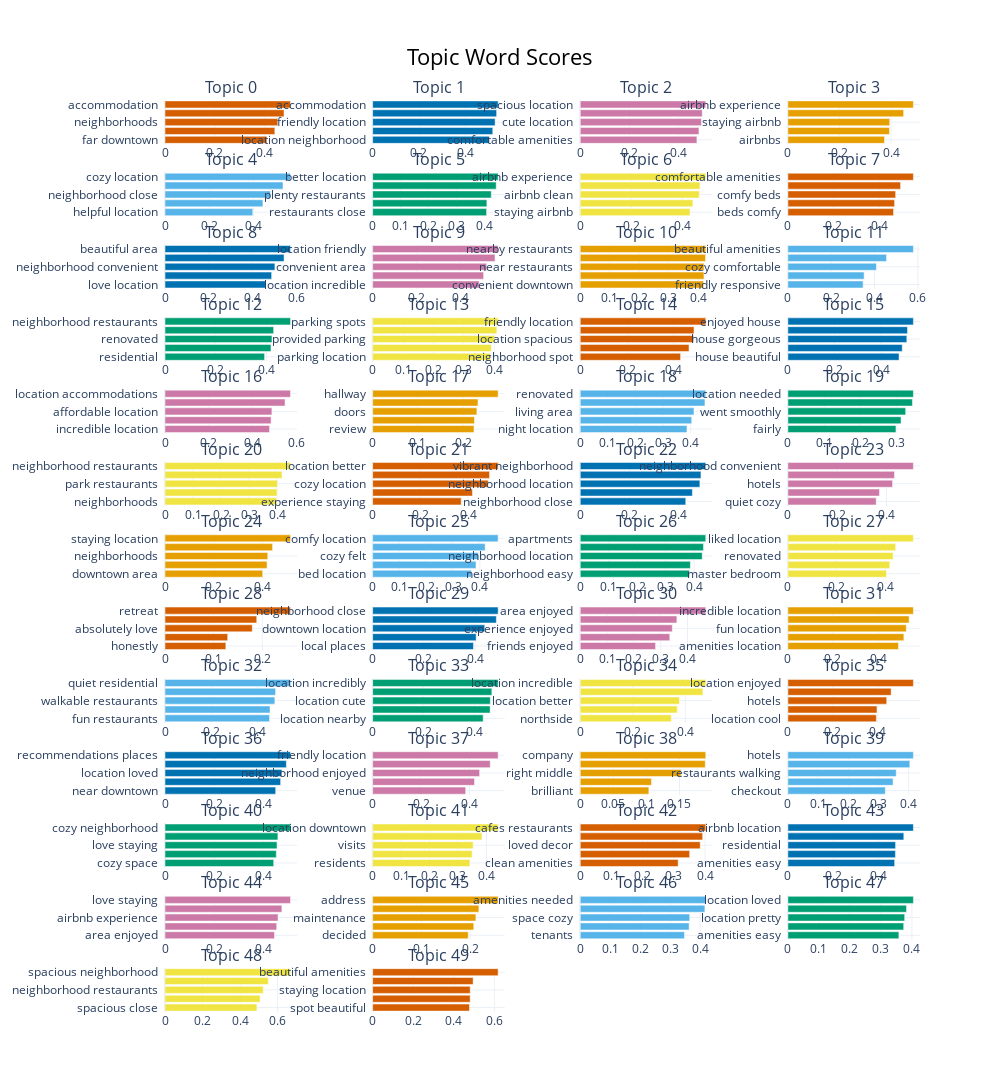

Source (notebook cell):
### Markdown cell above
Visualize words within each topic
- notice that the words are redundant across topics

### Code cell
topic_model.visualize_barchart(top_n_topics=50)

### Figure 1 — Plotly figure (JSON) as saved in the notebook; plotly's stock layout.template omitted (floating-point values rounded to 4 significant figures)
{"data": [{"marker": {"color": "#D55E00"}, "orientation": "h", "type": "bar", "x": [0.4083, 0.4401, 0.452, 0.4769, 0.503], "xaxis": "x", "y": ["far downtown  ", "neighborhood close  ", "neighborhoods  ", "residential  ", "accommodation  "], "yaxis": "y"}, {"marker": {"color": "#0072B2"}, "orientation": "h", "type": "bar", "x": [0.503, 0.5183, 0.5284, 0.535, 0.5415], "xaxis": "x2", "y": ["location neighborhood  ", "location friendly  ", "friendly location  ", "location house  ", "accommodation  "], "yaxis": "y2"}, {"marker": {"color": "#CC79A7"}, "orientation": "h", "type": "bar", "x": [0.4745, 0.4829, 0.4927, 0.4963, 0.5105], "xaxis": "x3", "y": ["comfortable amenities  ", "neighborhood location  ", "cute location  ", "location loved  ", "spacious location  "], "yaxis": "y3"}, {"marker": {"color": "#E69F00"}, "orientation": "h", "type": "bar", "x": [0.3749, 0.394, 0.3949, 0.4489, 0.4867], "xaxis": "x4", "y": ["airbnbs  ", "pleasure staying  ", "staying airbnb  ", "airbnb location  ", "airbnb experience  "], "yaxis": "y4"}, {"marker": {"color": "#56B4E9"}, "orientation": "h", "type": "bar", "x": [0.397, 0.4429, 0.4771, 0.5337, 0.5677], "xaxis": "x5", "y": ["helpful location  ", "downtown area  ", "neighborhood close  ", "cozy space  ", "cozy location  "], "yaxis": "y5"}, {"marker": {"color": "#009E73"}, "orientation": "h", "type": "bar", "x": [0.4086, 0.4096, 0.4254, 0.4431, 0.45], "xaxis": "x6", "y": ["restaurants close  ", "neighborhood close  ", "plenty restaurants  ", "easy location  ", "better location  "], "yaxis": "y6"}, {"marker": {"color": "#F0E442"}, "orientation": "h", "type": "bar", "x": [0.4301, 0.4412, 0.4664, 0.4688, 0.4917], "xaxis": "x7", "y": ["staying airbnb  ", "airbnb location  ", "airbnb clean  ", "airbnbs  ", "airbnb experience  "], "yaxis": "y7"}, {"marker": {"color": "#D55E00"}, "orientation": "h", "type": "bar", "x": [0.463, 0.4675, 0.4722, 0.4938, 0.55], "xaxis": "x8", "y": ["beds comfy  ", "location comfortable  ", "comfy beds  ", "spacious beds  ", "comfortable amenities  "], "yaxis": "y8"}, {"marker": {"color": "#0072B2"}, "orientation": "h", "type": "bar", "x": [0.4596, 0.4863, 0.5012, 0.5429, 0.5724], "xaxis": "x9", "y": ["love location  ", "location cute  ", "neighborhood convenient  ", "location accommodations  ", "beautiful area  "], "yaxis": "y9"}, {"marker": {"color": "#CC79A7"}, "orientation": "h", "type": "bar", "x": [0.4838, 0.504, 0.5178, 0.5557, 0.5699], "xaxis": "x10", "y": ["location incredible  ", "beautiful area  ", "convenient area  ", "friendly location  ", "location friendly  "], "yaxis": "y10"}, {"marker": {"color": "#E69F00"}, "orientation": "h", "type": "bar", "x": [0.4182, 0.4195, 0.4198, 0.4248, 0.4257], "xaxis": "x11", "y": ["convenient downtown  ", "restaurants area  ", "near restaurants  ", "location restaurants  ", "nearby restaurants  "], "yaxis": "y11"}, {"marker": {"color": "#56B4E9"}, "orientation": "h", "type": "bar", "x": [0.3473, 0.352, 0.4087, 0.4554, 0.5793], "xaxis": "x12", "y": ["friendly responsive  ", "responsive friendly  ", "cozy comfortable  ", "clean amenities  ", "beautiful amenities  "], "yaxis": "y12"}, {"marker": {"color": "#009E73"}, "orientation": "h", "type": "bar", "x": [0.3925, 0.4177, 0.4217, 0.4282, 0.4947], "xaxis": "x13", "y": ["residential  ", "quiet residential  ", "renovated  ", "cafe  ", "neighborhood restaurants  "], "yaxis": "y13"}, {"marker": {"color": "#F0E442"}, "orientation": "h", "type": "bar", "x": [0.3879, 0.3909, 0.4019, 0.4089, 0.4131], "xaxis": "x14", "y": ["parking location  ", "parking convenient  ", "provided parking  ", "plenty parking  ", "parking spots  "], "yaxis": "y14"}, {"marker": {"color": "#D55E00"}, "orientation": "h", "type": "bar", "x": [0.4285, 0.4645, 0.4842, 0.4857, 0.5359], "xaxis": "x15", "y": ["neighborhood spot  ", "cute area  ", "location spacious  ", "spacious location  ", "friendly location  "], "yaxis": "y15"}, {"marker": {"color": "#0072B2"}, "orientation": "h", "type": "bar", "x": [0.4773, 0.491, 0.5108, 0.5136, 0.5389], "xaxis": "x16", "y": ["house beautiful  ", "beautiful spacious  ", "house gorgeous  ", "beautiful house  ", "enjoyed house  "], "yaxis": "y16"}, {"marker": {"color": "#CC79A7"}, "orientation": "h", "type": "bar", "x": [0.4757, 0.4827, 0.4864, 0.5462, 0.5711], "xaxis": "x17", "y": ["incredible location  ", "terrific location  ", "affordable location  ", "location enjoyed  ", "location accommodations  "], "yaxis": "y17"}, {"marker": {"color": "#E69F00"}, "orientation": "h", "type": "bar", "x": [0.2236, 0.2246, 0.2301, 0.2324, 0.2769], "xaxis": "x18", "y": ["review  ", "floors  ", "doors  ", "air conditioning  ", "hallway  "], "yaxis": "y18"}, {"marker": {"color": "#56B4E9"}, "orientation": "h", "type": "bar", "x": [0.3862, 0.4035, 0.4116, 0.4514, 0.4543], "xaxis": "x19", "y": ["night location  ", "wicker park  ", "living area  ", "uptown  ", "renovated  "], "yaxis": "y19"}, {"marker": {"color": "#009E73"}, "orientation": "h", "type": "bar", "x": [0.2974, 0.3114, 0.3242, 0.3428, 0.3454], "xaxis": "x20", "y": ["fairly  ", "lot fun  ", "went smoothly  ", "phenomenal  ", "location needed  "], "yaxis": "y20"}, {"marker": {"color": "#F0E442"}, "orientation": "h", "type": "bar", "x": [0.3989, 0.3999, 0.4016, 0.4179, 0.4482], "xaxis": "x21", "y": ["neighborhoods  ", "amenities location  ", "park restaurants  ", "neighborhood location  ", "neighborhood restaurants  "], "yaxis": "y21"}, {"marker": {"color": "#D55E00"}, "orientation": "h", "type": "bar", "x": [0.3705, 0.4177, 0.4834, 0.4891, 0.5251], "xaxis": "x22", "y": ["experience staying  ", "kitchen area  ", "cozy location  ", "nearby restaurants  ", "location better  "], "yaxis": "y22"}, {"marker": {"color": "#0072B2"}, "orientation": "h", "type": "bar", "x": [0.4292, 0.4562, 0.4867, 0.491, 0.5106], "xaxis": "x23", "y": ["neighborhood close  ", "cozy close  ", "neighborhood location  ", "residential  ", "vibrant neighborhood  "], "yaxis": "y23"}, {"marker": {"color": "#CC79A7"}, "orientation": "h", "type": "bar", "x": [0.3582, 0.3715, 0.4245, 0.4325, 0.5091], "xaxis": "x24", "y": ["quiet cozy  ", "main street  ", "hotels  ", "options nearby  ", "neighborhood convenient  "], "yaxis": "y24"}, {"marker": {"color": "#E69F00"}, "orientation": "h", "type": "bar", "x": [0.4008, 0.4188, 0.4217, 0.4414, 0.5151], "xaxis": "x25", "y": ["downtown area  ", "location city  ", "neighborhoods  ", "lots amenities  ", "staying location  "], "yaxis": "y25"}, {"marker": {"color": "#56B4E9"}, "orientation": "h", "type": "bar", "x": [0.3689, 0.3856, 0.3944, 0.4197, 0.4682], "xaxis": "x26", "y": ["bed location  ", "amenities provided  ", "cozy felt  ", "affordable location  ", "comfy location  "], "yaxis": "y26"}, {"marker": {"color": "#009E73"}, "orientation": "h", "type": "bar", "x": [0.3836, 0.3866, 0.4283, 0.4327, 0.4408], "xaxis": "x27", "y": ["neighborhood easy  ", "comfortable kitchen  ", "neighborhood location  ", "space amenities  ", "apartments  "], "yaxis": "y27"}, {"marker": {"color": "#F0E442"}, "orientation": "h", "type": "bar", "x": [0.4056, 0.4189, 0.4324, 0.4431, 0.5159], "xaxis": "x28", "y": ["master bedroom  ", "beautiful space  ", "renovated  ", "location cool  ", "liked location  "], "yaxis": "y28"}, {"marker": {"color": "#D55E00"}, "orientation": "h", "type": "bar", "x": [0.1251, 0.1289, 0.1795, 0.1886, 0.258], "xaxis": "x29", "y": ["honestly  ", "worth money  ", "absolutely love  ", "couples  ", "retreat  "], "yaxis": "y29"}, {"marker": {"color": "#0072B2"}, "orientation": "h", "type": "bar", "x": [0.3934, 0.404, 0.4374, 0.4827, 0.4897], "xaxis": "x30", "y": ["local places  ", "outstanding location  ", "downtown location  ", "location better  ", "neighborhood close  "], "yaxis": "y30"}, {"marker": {"color": "#CC79A7"}, "orientation": "h", "type": "bar", "x": [0.2808, 0.3338, 0.3432, 0.3602, 0.4679], "xaxis": "x31", "y": ["friends enjoyed  ", "staycation  ", "experience enjoyed  ", "family enjoyed  ", "area enjoyed  "], "yaxis": "y31"}, {"marker": {"color": "#E69F00"}, "orientation": "h", "type": "bar", "x": [0.4906, 0.5145, 0.5254, 0.5378, 0.5568], "xaxis": "x32", "y": ["amenities location  ", "area beautiful  ", "fun location  ", "location amenities  ", "incredible location  "], "yaxis": "y32"}, {"marker": {"color": "#56B4E9"}, "orientation": "h", "type": "bar", "x": [0.4522, 0.4542, 0.4752, 0.4783, 0.543], "xaxis": "x33", "y": ["fun restaurants  ", "neighborhoods  ", "walkable restaurants  ", "residential  ", "quiet residential  "], "yaxis": "y33"}, {"marker": {"color": "#009E73"}, "orientation": "h", "type": "bar", "x": [0.4342, 0.4615, 0.4622, 0.4682, 0.493], "xaxis": "x34", "y": ["location nearby  ", "places location  ", "location cute  ", "location comfortable  ", "location incredibly  "], "yaxis": "y34"}, {"marker": {"color": "#F0E442"}, "orientation": "h", "type": "bar", "x": [0.3468, 0.3693, 0.3778, 0.4671, 0.4779], "xaxis": "x35", "y": ["northside  ", "location overall  ", "location better  ", "terrific location  ", "location incredible  "], "yaxis": "y35"}, {"marker": {"color": "#D55E00"}, "orientation": "h", "type": "bar", "x": [0.3934, 0.3961, 0.4394, 0.4591, 0.558], "xaxis": "x36", "y": ["location cool  ", "helpful location  ", "hotels  ", "better hotel  ", "location enjoyed  "], "yaxis": "y36"}, {"marker": {"color": "#0072B2"}, "orientation": "h", "type": "bar", "x": [0.4478, 0.4677, 0.4729, 0.4909, 0.5077], "xaxis": "x37", "y": ["near downtown  ", "restaurants area  ", "location loved  ", "location amenities  ", "recommendations places  "], "yaxis": "y37"}, {"marker": {"color": "#CC79A7"}, "orientation": "h", "type": "bar", "x": [0.3846, 0.4211, 0.4422, 0.486, 0.5187], "xaxis": "x38", "y": ["venue  ", "neighborhood beautiful  ", "neighborhood enjoyed  ", "location spacious  ", "friendly location  "], "yaxis": "y38"}, {"marker": {"color": "#E69F00"}, "orientation": "h", "type": "bar", "x": [0.1037, 0.1077, 0.1523, 0.189, 0.1897], "xaxis": "x39", "y": ["brilliant  ", "reccomend  ", "right middle  ", "10 stars  ", "company  "], "yaxis": "y39"}, {"marker": {"color": "#56B4E9"}, "orientation": "h", "type": "bar", "x": [0.3226, 0.3483, 0.3587, 0.4038, 0.4156], "xaxis": "x40", "y": ["checkout  ", "indoor  ", "restaurants walking  ", "pleasure staying  ", "hotels  "], "yaxis": "y40"}, {"marker": {"color": "#009E73"}, "orientation": "h", "type": "bar", "x": [0.4398, 0.4504, 0.4533, 0.4569, 0.5079], "xaxis": "x41", "y": ["cozy space  ", "location cozy  ", "love staying  ", "cozy location  ", "cozy neighborhood  "], "yaxis": "y41"}, {"marker": {"color": "#F0E442"}, "orientation": "h", "type": "bar", "x": [0.3418, 0.3497, 0.3533, 0.3841, 0.4411], "xaxis": "x42", "y": ["residents  ", "living dining  ", "visits  ", "uptown  ", "location downtown  "], "yaxis": "y42"}, {"marker": {"color": "#D55E00"}, "orientation": "h", "type": "bar", "x": [0.3137, 0.3505, 0.3843, 0.3922, 0.4021], "xaxis": "x43", "y": ["clean amenities  ", "decor location  ", "loved decor  ", "amenities like  ", "cafes restaurants  "], "yaxis": "y43"}, {"marker": {"color": "#0072B2"}, "orientation": "h", "type": "bar", "x": [0.4705, 0.4739, 0.4745, 0.5107, 0.553], "xaxis": "x44", "y": ["amenities easy  ", "residential area  ", "residential  ", "location accommodations  ", "airbnb location  "], "yaxis": "y44"}, {"marker": {"color": "#CC79A7"}, "orientation": "h", "type": "bar", "x": [0.4425, 0.4514, 0.4569, 0.4724, 0.5073], "xaxis": "x45", "y": ["area enjoyed  ", "comfortable house  ", "airbnb experience  ", "beautiful house  ", "love staying  "], "yaxis": "y45"}, {"marker": {"color": "#E69F00"}, "orientation": "h", "type": "bar", "x": [0.1959, 0.2072, 0.2115, 0.2176, 0.257], "xaxis": "x46", "y": ["decided  ", "reservation  ", "maintenance  ", "review  ", "address  "], "yaxis": "y46"}, {"marker": {"color": "#56B4E9"}, "orientation": "h", "type": "bar", "x": [0.3477, 0.3632, 0.3651, 0.4159, 0.4187], "xaxis": "x47", "y": ["tenants  ", "comfortable space  ", "space cozy  ", "neighborhood cute  ", "amenities needed  "], "yaxis": "y47"}, {"marker": {"color": "#009E73"}, "orientation": "h", "type": "bar", "x": [0.358, 0.3736, 0.3768, 0.3827, 0.4049], "xaxis": "x48", "y": ["amenities easy  ", "near downtown  ", "location pretty  ", "downtown area  ", "location loved  "], "yaxis": "y48"}, {"marker": {"color": "#F0E442"}, "orientation": "h", "type": "bar", "x": [0.4898, 0.5066, 0.5235, 0.5506, 0.6687], "xaxis": "x49", "y": ["spacious close  ", "amenities close  ", "neighborhood restaurants  ", "location nearby  ", "spacious neighborhood  "], "yaxis": "y49"}, {"marker": {"color": "#D55E00"}, "orientation": "h", "type": "bar", "x": [0.4772, 0.4806, 0.4809, 0.4952, 0.6185], "xaxis": "x50", "y": ["spot beautiful  ", "loved neighborhood  ", "staying location  ", "restaurants space  ", "beautiful amenities  "], "yaxis": "y50"}], "layout": {"annotations": [{"font": {"size": 16}, "showarrow": false, "text": "Topic 0", "x": 0.0875, "xanchor": "center", "xref": "paper", "y": 1.0, "yanchor": "bottom", "yref": "paper"}, {"font": {"size": 16}, "showarrow": false, "text": "Topic 1", "x": 0.3625, "xanchor": "center", "xref": "paper", "y": 1.0, "yanchor": "bottom", "yref": "paper"}, {"font": {"size": 16}, "showarrow": false, "text": "Topic 2", "x": 0.6375, "xanchor": "center", "xref": "paper", "y": 1.0, "yanchor": "bottom", "yref": "paper"}, {"font": {"size": 16}, "showarrow": false, "text": "Topic 3", "x": 0.9125, "xanchor": "center", "xref": "paper", "y": 1.0, "yanchor": "bottom", "yref": "paper"}, {"font": {"size": 16}, "showarrow": false, "text": "Topic 4", "x": 0.0875, "xanchor": "center", "xref": "paper", "y": 0.9207, "yanchor": "bottom", "yref": "paper"}, {"font": {"size": 16}, "showarrow": false, "text": "Topic 5", "x": 0.3625, "xanchor": "center", "xref": "paper", "y": 0.9207, "yanchor": "bottom", "yref": "paper"}, {"font": {"size": 16}, "showarrow": false, "text": "Topic 6", "x": 0.6375, "xanchor": "center", "xref": "paper", "y": 0.9207, "yanchor": "bottom", "yref": "paper"}, {"font": {"size": 16}, "showarrow": false, "text": "Topic 7", "x": 0.9125, "xanchor": "center", "xref": "paper", "y": 0.9207, "yanchor": "bottom", "yref": "paper"}, {"font": {"size": 16}, "showarrow": false, "text": "Topic 8", "x": 0.0875, "xanchor": "center", "xref": "paper", "y": 0.8414, "yanchor": "bottom", "yref": "paper"}, {"font": {"size": 16}, "showarrow": false, "text": "Topic 9", "x": 0.3625, "xanchor": "center", "xref": "paper", "y": 0.8414, "yanchor": "bottom", "yref": "paper"}, {"font": {"size": 16}, "showarrow": false, "text": "Topic 10", "x": 0.6375, "xanchor": "center", "xref": "paper", "y": 0.8414, "yanchor": "bottom", "yref": "paper"}, {"font": {"size": 16}, "showarrow": false, "text": "Topic 11", "x": 0.9125, "xanchor": "center", "xref": "paper", "y": 0.8414, "yanchor": "bottom", "yref": "paper"}, {"font": {"size": 16}, "showarrow": false, "text": "Topic 12", "x": 0.0875, "xanchor": "center", "xref": "paper", "y": 0.7621, "yanchor": "bottom", "yref": "paper"}, {"font": {"size": 16}, "showarrow": false, "text": "Topic 13", "x": 0.3625, "xanchor": "center", "xref": "paper", "y": 0.7621, "yanchor": "bottom", "yref": "paper"}, {"font": {"size": 16}, "showarrow": false, "text": "Topic 14", "x": 0.6375, "xanchor": "center", "xref": "paper", "y": 0.7621, "yanchor": "bottom", "yref": "paper"}, {"font": {"size": 16}, "showarrow": false, "text": "Topic 15", "x": 0.9125, "xanchor": "center", "xref": "paper", "y": 0.7621, "yanchor": "bottom", "yref": "paper"}, {"font": {"size": 16}, "showarrow": false, "text": "Topic 16", "x": 0.0875, "xanchor": "center", "xref": "paper", "y": 0.6828, "yanchor": "bottom", "yref": "paper"}, {"font": {"size": 16}, "showarrow": false, "text": "Topic 17", "x": 0.3625, "xanchor": "center", "xref": "paper", "y": 0.6828, "yanchor": "bottom", "yref": "paper"}, {"font": {"size": 16}, "showarrow": false, "text": "Topic 18", "x": 0.6375, "xanchor": "center", "xref": "paper", "y": 0.6828, "yanchor": "bottom", "yref": "paper"}, {"font": {"size": 16}, "showarrow": false, "text": "Topic 19", "x": 0.9125, "xanchor": "center", "xref": "paper", "y": 0.6828, "yanchor": "bottom", "yref": "paper"}, {"font": {"size": 16}, "showarrow": false, "text": "Topic 20", "x": 0.0875, "xanchor": "center", "xref": "paper", "y": 0.6036, "yanchor": "bottom", "yref": "paper"}, {"font": {"size": 16}, "showarrow": false, "text": "Topic 21", "x": 0.3625, "xanchor": "center", "xref": "paper", "y": 0.6036, "yanchor": "bottom", "yref": "paper"}, {"font": {"size": 16}, "showarrow": false, "text": "Topic 22", "x": 0.6375, "xanchor": "center", "xref": "paper", "y": 0.6036, "yanchor": "bottom", "yref": "paper"}, {"font": {"size": 16}, "showarrow": false, "text": "Topic 23", "x": 0.9125, "xanchor": "center", "xref": "paper", "y": 0.6036, "yanchor": "bottom", "yref": "paper"}, {"font": {"size": 16}, "showarrow": false, "text": "Topic 24", "x": 0.0875, "xanchor": "center", "xref": "paper", "y": 0.5243, "yanchor": "bottom", "yref": "paper"}, {"font": {"size": 16}, "showarrow": false, "text": "Topic 25", "x": 0.3625, "xanchor": "center", "xref": "paper", "y": 0.5243, "yanchor": "bottom", "yref": "paper"}, {"font": {"size": 16}, "showarrow": false, "text": "Topic 26", "x": 0.6375, "xanchor": "center", "xref": "paper", "y": 0.5243, "yanchor": "bottom", "yref": "paper"}, {"font": {"size": 16}, "showarrow": false, "text": "Topic 27", "x": 0.9125, "xanchor": "center", "xref": "paper", "y": 0.5243, "yanchor": "bottom", "yref": "paper"}, {"font": {"size": 16}, "showarrow": false, "text": "Topic 28", "x": 0.0875, "xanchor": "center", "xref": "paper", "y": 0.445, "yanchor": "bottom", "yref": "paper"}, {"font": {"size": 16}, "showarrow": false, "text": "Topic 29", "x": 0.3625, "xanchor": "center", "xref": "paper", "y": 0.445, "yanchor": "bottom", "yref": "paper"}, {"font": {"size": 16}, "showarrow": false, "text": "Topic 30", "x": 0.6375, "xanchor": "center", "xref": "paper", "y": 0.445, "yanchor": "bottom", "yref": "paper"}, {"font": {"size": 16}, "showarrow": false, "text": "Topic 31", "x": 0.9125, "xanchor": "center", "xref": "paper", "y": 0.445, "yanchor": "bottom", "yref": "paper"}, {"font": {"size": 16}, "showarrow": false, "text": "Topic 32", "x": 0.0875, "xanchor": "center", "xref": "paper", "y": 0.3657, "yanchor": "bottom", "yref": "paper"}, {"font": {"size": 16}, "showarrow": false, "text": "Topic 33", "x": 0.3625, "xanchor": "center", "xref": "paper", "y": 0.3657, "yanchor": "bottom", "yref": "paper"}, {"font": {"size": 16}, "showarrow": false, "text": "Topic 34", "x": 0.6375, "xanchor": "center", "xref": "paper", "y": 0.3657, "yanchor": "bottom", "yref": "paper"}, {"font": {"size": 16}, "showarrow": false, "text": "Topic 35", "x": 0.9125, "xanchor": "center", "xref": "paper", "y": 0.3657, "yanchor": "bottom", "yref": "paper"}, {"font": {"size": 16}, "showarrow": false, "text": "Topic 36", "x": 0.0875, "xanchor": "center", "xref": "paper", "y": 0.2864, "yanchor": "bottom", "yref": "paper"}, {"font": {"size": 16}, "showarrow": false, "text": "Topic 37", "x": 0.3625, "xanchor": "center", "xref": "paper", "y": 0.2864, "yanchor": "bottom", "yref": "paper"}, {"font": {"size": 16}, "showarrow": false, "text": "Topic 38", "x": 0.6375, "xanchor": "center", "xref": "paper", "y": 0.2864, "yanchor": "bottom", "yref": "paper"}, {"font": {"size": 16}, "showarrow": false, "text": "Topic 39", "x": 0.9125, "xanchor": "center", "xref": "paper", "y": 0.2864, "yanchor": "bottom", "yref": "paper"}, {"font": {"size": 16}, "showarrow": false, "text": "Topic 40", "x": 0.0875, "xanchor": "center", "xref": "paper", "y": 0.2071, "yanchor": "bottom", "yref": "paper"}, {"font": {"size": 16}, "showarrow": false, "text": "Topic 41", "x": 0.3625, "xanchor": "center", "xref": "paper", "y": 0.2071, "yanchor": "bottom", "yref": "paper"}, {"font": {"size": 16}, "showarrow": false, "text": "Topic 42", "x": 0.6375, "xanchor": "center", "xref": "paper", "y": 0.2071, "yanchor": "bottom", "yref": "paper"}, {"font": {"size": 16}, "showarrow": false, "text": "Topic 43", "x": 0.9125, "xanchor": "center", "xref": "paper", "y": 0.2071, "yanchor": "bottom", "yref": "paper"}, {"font": {"size": 16}, "showarrow": false, "text": "Topic 44", "x": 0.0875, "xanchor": "center", "xref": "paper", "y": 0.1278, "yanchor": "bottom", "yref": "paper"}, {"font": {"size": 16}, "showarrow": false, "text": "Topic 45", "x": 0.3625, "xanchor": "center", "xref": "paper", "y": 0.1278, "yanchor": "bottom", "yref": "paper"}, {"font": {"size": 16}, "showarrow": false, "text": "Topic 46", "x": 0.6375, "xanchor": "center", "xref": "paper", "y": 0.1278, "yanchor": "bottom", "yref": "paper"}, {"font": {"size": 16}, "showarrow": false, "text": "Topic 47", "x": 0.9125, "xanchor": "center", "xref": "paper", "y": 0.1278, "yanchor": "bottom", "yref": "paper"}, {"font": {"size": 16}, "showarrow": false, "text": "Topic 48", "x": 0.0875, "xanchor": "center", "xref": "paper", "y": 0.04852, "yanchor": "bottom", "yref": "paper"}, {"font": {"size": 16}, "showarrow": false, "text": "Topic 49", "x": 0.3625, "xanchor": "center", "xref": "paper", "y": 0.04852, "yanchor": "bottom", "yref": "paper"}], "height": 3250, "hoverlabel": {"bgcolor": "white", "font": {"family": "Rockwell", "size": 16}}, "showlegend": false, "title": {"font": {"color": "Black", "size": 22}, "text": "Topic Word Scores", "x": 0.5, "xanchor": "center", "yanchor": "top"}, "width": 1000, "xaxis": {"anchor": "y", "domain": [0, 0.175], "showgrid": true}, "xaxis10": {"anchor": "y10", "domain": [0.275, 0.45], "showgrid": true}, "xaxis11": {"anchor": "y11", "domain": [0.55, 0.725], "showgrid": true}, "xaxis12": {"anchor": "y12", "domain": [0.825, 1], "showgrid": true}, "xaxis13": {"anchor": "y13", "domain": [0, 0.175], "showgrid": true}, "xaxis14": {"anchor": "y14", "domain": [0.275, 0.45], "showgrid": true}, "xaxis15": {"anchor": "y15", "domain": [0.55, 0.725], "showgrid": true}, "xaxis16": {"anchor": "y16", "domain": [0.825, 1], "showgrid": true}, "xaxis17": {"anchor": "y17", "domain": [0, 0.175], "showgrid": true}, "xaxis18": {"anchor": "y18", "domain": [0.275, 0.45], "showgrid": true}, "xaxis19": {"anchor": "y19", "domain": [0.55, 0.725], "showgrid": true}, "xaxis2": {"anchor": "y2", "domain": [0.275, 0.45], "showgrid": true}, "xaxis20": {"anchor": "y20", "domain": [0.825, 1], "showgrid": true}, "xaxis21": {"anchor": "y21", "domain": [0, 0.175], "showgrid": true}, "xaxis22": {"anchor": "y22", "domain": [0.275, 0.45], "showgrid": true}, "xaxis23": {"anchor": "y23", "domain": [0.55, 0.725], "showgrid": true}, "xaxis24": {"anchor": "y24", "domain": [0.825, 1], "showgrid": true}, "xaxis25": {"anchor": "y25", "domain": [0, 0.175], "showgrid": true}, "xaxis26": {"anchor": "y26", "domain": [0.275, 0.45], "showgrid": true}, "xaxis27": {"anchor": "y27", "domain": [0.55, 0.725], "showgrid": true}, "xaxis28": {"anchor": "y28", "domain": [0.825, 1], "showgrid": true}, "xaxis29": {"anchor": "y29", "domain": [0, 0.175], "showgrid": true}, "xaxis3": {"anchor": "y3", "domain": [0.55, 0.725], "showgrid": true}, "xaxis30": {"anchor": "y30", "domain": [0.275, 0.45], "showgrid": true}, "xaxis31": {"anchor": "y31", "domain": [0.55, 0.725], "showgrid": true}, "xaxis32": {"anchor": "y32", "domain": [0.825, 1], "showgrid": true}, "xaxis33": {"anchor": "y33", "domain": [0, 0.175], "showgrid": true}, "xaxis34": {"anchor": "y34", "domain": [0.275, 0.45], "showgrid": true}, "xaxis35": {"anchor": "y35", "domain": [0.55, 0.725], "showgrid": true}, "xaxis36": {"anchor": "y36", "domain": [0.825, 1], "showgrid": true}, "xaxis37": {"anchor": "y37", "domain": [0, 0.175], "showgrid": true}, "xaxis38": {"anchor": "y38", "domain": [0.275, 0.45], "showgrid": true}, "xaxis39": {"anchor": "y39", "domain": [0.55, 0.725], "showgrid": true}, "xaxis4": {"anchor": "y4", "domain": [0.825, 1], "showgrid": true}, "xaxis40": {"anchor": "y40", "domain": [0.825, 1], "showgrid": true}, "xaxis41": {"anchor": "y41", "domain": [0, 0.175], "showgrid": true}, "xaxis42": {"anchor": "y42", "domain": [0.275, 0.45], "showgrid": true}, "xaxis43": {"anchor": "y43", "domain": [0.55, 0.725], "showgrid": true}, "xaxis44": {"anchor": "y44", "domain": [0.825, 1], "showgrid": true}, "xaxis45": {"anchor": "y45", "domain": [0, 0.175], "showgrid": true}, "xaxis46": {"anchor": "y46", "domain": [0.275, 0.45], "showgrid": true}, "xaxis47": {"anchor": "y47", "domain": [0.55, 0.725], "showgrid": true}, "xaxis48": {"anchor": "y48", "domain": [0.825, 1], "showgrid": true}, "xaxis49": {"anchor": "y49", "domain": [0, 0.175], "showgrid": true}, "xaxis5": {"anchor": "y5", "domain": [0, 0.175], "showgrid": true}, "xaxis50": {"anchor": "y50", "domain": [0.275, 0.45], "showgrid": true}, "xaxis51": {"anchor": "y51", "domain": [0.55, 0.725], "showgrid": true}, "xaxis52": {"anchor": "y52", "domain": [0.825, 1], "showgrid": true}, "xaxis6": {"anchor": "y6", "domain": [0.275, 0.45], "showgrid": true}, "xaxis7": {"anchor": "y7", "domain": [0.55, 0.725], "showgrid": true}, "xaxis8": {"anchor": "y8", "domain": [0.825, 1], "showgrid": true}, "xaxis9": {"anchor": "y9", "domain": [0, 0.175], "showgrid": true}, "yaxis": {"anchor": "x", "domain": [0.9515, 1.0], "showgrid": true}, "yaxis10": {"anchor": "x10", "domain": [0.7929, 0.8414], "showgrid": true}, "yaxis11": {"anchor": "x11", "domain": [0.7929, 0.8414], "showgrid": true}, "yaxis12": {"anchor": "x12", "domain": [0.7929, 0.8414], "showgrid": true}, "yaxis13": {"anchor": "x13", "domain": [0.7136, 0.7621], "showgrid": true}, "yaxis14": {"anchor": "x14", "domain": [0.7136, 0.7621], "showgrid": true}, "yaxis15": {"anchor": "x15", "domain": [0.7136, 0.7621], "showgrid": true}, "yaxis16": {"anchor": "x16", "domain": [0.7136, 0.7621], "showgrid": true}, "yaxis17": {"anchor": "x17", "domain": [0.6343, 0.6828], "showgrid": true}, "yaxis18": {"anchor": "x18", "domain": [0.6343, 0.6828], "showgrid": true}, "yaxis19": {"anchor": "x19", "domain": [0.6343, 0.6828], "showgrid": true}, "yaxis2": {"anchor": "x2", "domain": [0.9515, 1.0], "showgrid": true}, "yaxis20": {"anchor": "x20", "domain": [0.6343, 0.6828], "showgrid": true}, "yaxis21": {"anchor": "x21", "domain": [0.555, 0.6036], "showgrid": true}, "yaxis22": {"anchor": "x22", "domain": [0.555, 0.6036], "showgrid": true}, "yaxis23": {"anchor": "x23", "domain": [0.555, 0.6036], "showgrid": true}, "yaxis24": {"anchor": "x24", "domain": [0.555, 0.6036], "showgrid": true}, "yaxis25": {"anchor": "x25", "domain": [0.4757, 0.5243], "showgrid": true}, "yaxis26": {"anchor": "x26", "domain": [0.4757, 0.5243], "showgrid": true}, "yaxis27": {"anchor": "x27", "domain": [0.4757, 0.5243], "showgrid": true}, "yaxis28": {"anchor": "x28", "domain": [0.4757, 0.5243], "showgrid": true}, "yaxis29": {"anchor": "x29", "domain": [0.3964, 0.445], "showgrid": true}, "yaxis3": {"anchor": "x3", "domain": [0.9515, 1.0], "showgrid": true}, "yaxis30": {"anchor": "x30", "domain": [0.3964, 0.445], "showgrid": true}, "yaxis31": {"anchor": "x31", "domain": [0.3964, 0.445], "showgrid": true}, "yaxis32": {"anchor": "x32", "domain": [0.3964, 0.445], "showgrid": true}, "yaxis33": {"anchor": "x33", "domain": [0.3172, 0.3657], "showgrid": true}, "yaxis34": {"anchor": "x34", "domain": [0.3172, 0.3657], "showgrid": true}, "yaxis35": {"anchor": "x35", "domain": [0.3172, 0.3657], "showgrid": true}, "yaxis36": {"anchor": "x36", "domain": [0.3172, 0.3657], "showgrid": true}, "yaxis37": {"anchor": "x37", "domain": [0.2379, 0.2864], "showgrid": true}, "yaxis38": {"anchor": "x38", "domain": [0.2379, 0.2864], "showgrid": true}, "yaxis39": {"anchor": "x39", "domain": [0.2379, 0.2864], "showgrid": true}, "yaxis4": {"anchor": "x4", "domain": [0.9515, 1.0], "showgrid": true}, "yaxis40": {"anchor": "x40", "domain": [0.2379, 0.2864], "showgrid": true}, "yaxis41": {"anchor": "x41", "domain": [0.1586, 0.2071], "showgrid": true}, "yaxis42": {"anchor": "x42", "domain": [0.1586, 0.2071], "showgrid": true}, "yaxis43": {"anchor": "x43", "domain": [0.1586, 0.2071], "showgrid": true}, "yaxis44": {"anchor": "x44", "domain": [0.1586, 0.2071], "showgrid": true}, "yaxis45": {"anchor": "x45", "domain": [0.07929, 0.1278], "showgrid": true}, "yaxis46": {"anchor": "x46", "domain": [0.07929, 0.1278], "showgrid": true}, "yaxis47": {"anchor": "x47", "domain": [0.07929, 0.1278], "showgrid": true}, "yaxis48": {"anchor": "x48", "domain": [0.07929, 0.1278], "showgrid": true}, "yaxis49": {"anchor": "x49", "domain": [0, 0.04852], "showgrid": true}, "yaxis5": {"anchor": "x5", "domain": [0.8722, 0.9207], "showgrid": true}, "yaxis50": {"anchor": "x50", "domain": [0, 0.04852], "showgrid": true}, "yaxis51": {"anchor": "x51", "domain": [0, 0.04852], "showgrid": true}, "yaxis52": {"anchor": "x52", "domain": [0, 0.04852], "showgrid": true}, "yaxis6": {"anchor": "x6", "domain": [0.8722, 0.9207], "showgrid": true}, "yaxis7": {"anchor": "x7", "domain": [0.8722, 0.9207], "showgrid": true}, "yaxis8": {"anchor": "x8", "domain": [0.8722, 0.9207], "showgrid": true}, "yaxis9": {"anchor": "x9", "domain": [0.7929, 0.8414], "showgrid": true}}}
